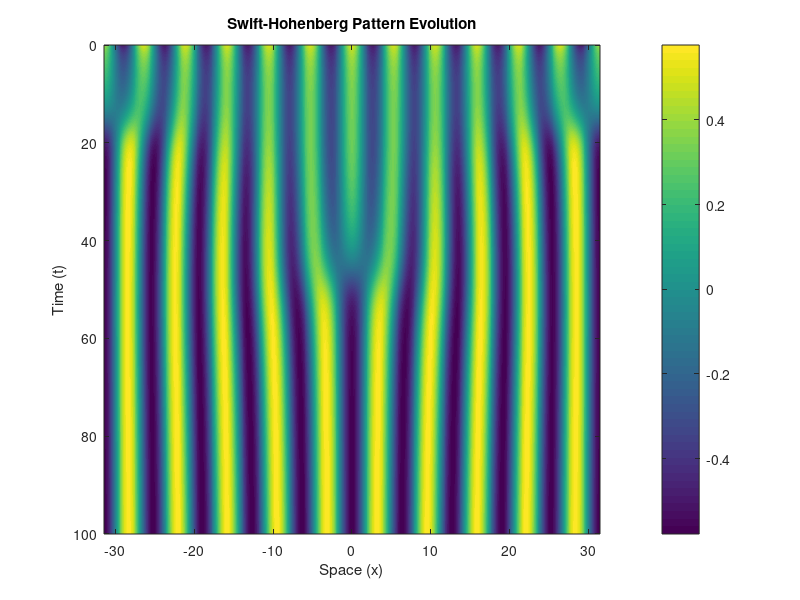

The MATLAB source for this figure:
L = 20 * pi; % width of periodic boundary
mu = 0.25;
T = 100;
Nt = 5000; % number of timesteps
N = 1024; % number of collocation points

x = linspace(-L / 2, L / 2, N); 
t = linspace(0, T, Nt);
h = T / Nt;

sigma = 1.0;
%u0 = sigma * randn(1, N);
%u0 = exp((-x.^2)/sigma);
u0 = sqrt(mu) * cos(1.19 * x);



k = fftshift((2 * pi / L) .* (- N / 2 : N / 2 - 1));

linear_hat_diag = -(1 - k.^2).^2 + mu;
inv_operator_denom = 1 - h * linear_hat_diag;

u = zeros(Nt, N);
hat_u = zeros(Nt, N);

u(1, :) = u0;
hat_u(1, :) = fft(u0);

% TODO, timestep t = T is not included!!
for i = 2 : Nt
    % Compute the nonlinear contribution
    nonlinear = -u(i-1, :).^3;
    nonlinear_hat = fft(nonlinear);

    hat_u(i, :) = (hat_u(i-1, :) + h * nonlinear_hat) ./ inv_operator_denom;

    u(i, :) = real(ifft(hat_u(i, :))); % invert u_hat
end

figure;
imagesc(x, linspace(0, T, Nt), u);
xlabel('Space (x)'); ylabel('Time (t)');
title('Swift-Hohenberg Pattern Evolution');
colorbar;
